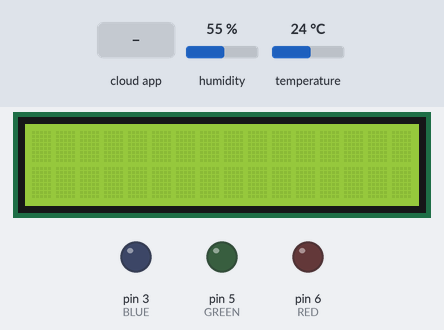
The sketch below on a simulated Arduino Uno, built with avr-gcc and run on an emulated ATmega328P. On the bench: 16×2 character LCD, output pins drawn as LEDs (lit = HIGH). Inputs (shaded band) come from the test bench; at power-on: humidity 55 %, temperature 24 °C.

Above: at 2.7 s.
2.8 s: the phone or cloud app sets 3 to 1
At 16.7 s:
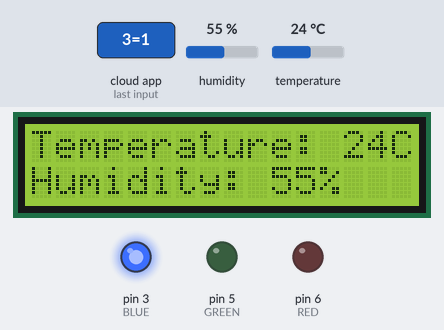
16.8 s: the phone or cloud app sets 5 to 1
At 18.2 s:
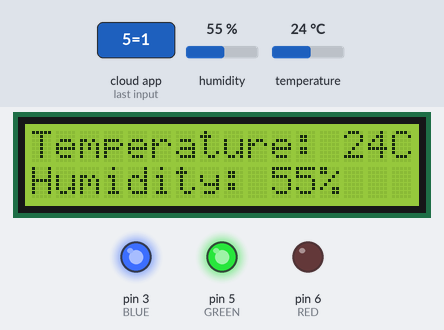
19.1 s: the phone or cloud app sets 6 to 1
At 20.8 s:
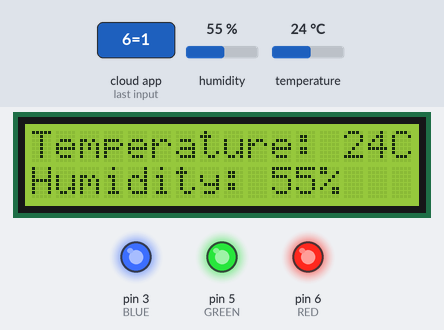
21.1 s: the phone or cloud app sets 3 to 0
At 22.5 s:
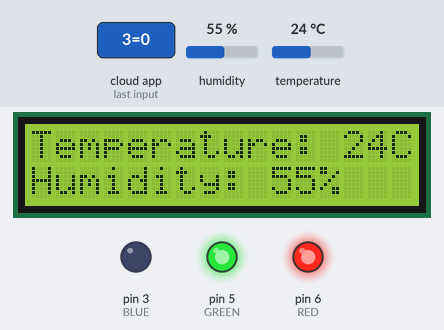
23.1 s: the phone or cloud app sets 5 to 0
At 24.1 s:
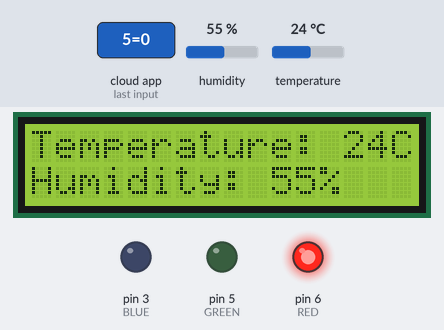
25.1 s: humidity set to 22 %
At 32.5 s:
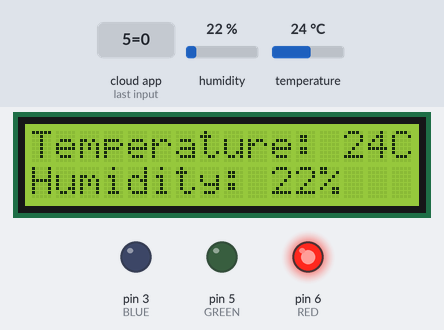
Timing chart, 0 to 34.0 s (numbered marks = the images above; inputs shaded):
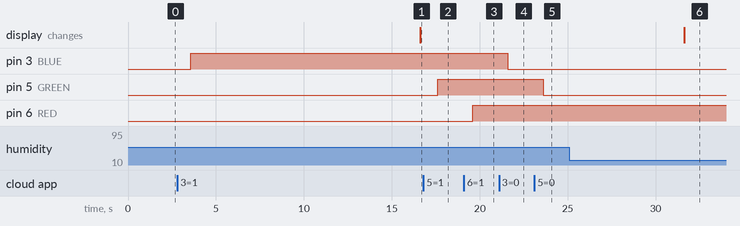

Measured:
- after the input at 2.8 s, pin 3 (BLUE): LOW → HIGH after 0.77 s
- after the input at 16.8 s, pin 5 (GREEN): LOW → HIGH after 0.80 s
- after the input at 19.1 s, pin 6 (RED): LOW → HIGH after 0.50 s
- after the input at 21.1 s, pin 3 (BLUE): HIGH → LOW after 0.51 s
- after the input at 23.1 s, pin 5 (GREEN): HIGH → LOW after 0.51 s
- after the input at 25.1 s, the display: changes after 6.5 s (image 6)

The sketch:

source.ino
```cpp
/*
  This code was written by Salvatore Licitra as part of the individual Pervasive System project concerning the monitoring and regulation of
  a virtual air conditioning.
  The project uses Cayenne, the platform offered by mydevices.com
*/

/*
 *LCD circuit:
 * LCD RS pin to digital pin 7
 * LCD Enable pin to digital pin 8
 * LCD D4 pin to digital pin 9
 * LCD D5 pin to digital pin 10
 * LCD D6 pin to digital pin 11
 * LCD D7 pin to digital pin 12
 * LCD R/W pin to ground
 * LCD VSS pin to ground
 * LCD VCC pin to 5V
 * 10K resistor:
 * ends to +5V and ground
 * wiper to LCD VO pin (pin 3)
*/

/*
 * DHT11 info:
 *  -VCC: 5V or 3V
 *  -GND: GND
 *  -DATA: 2
*/

/**************************UTILITIES*****************************/
    #include <CayenneMQTTSerial.h>  //MQTT comunication
    #include <SimpleDHT.h>          //DHT11
    #include <LiquidCrystal.h>      //LCD
/****************************************************************/
    #define CAYENNE_PRINT Serial
/***********************PIN***DECLARATION************************/
    #define VIRTUAL_PIN_OUT 2
    #define RED 6
    #define GREEN 5
    #define BLUE 3
    #define DHT_PIN 2
    #define TempVirtual 2
    #define HumidityVirtual 1
/****************VARIABLES'****INITIALIZATION********************/
    LiquidCrystal lcd(7, 8, 9, 10, 11, 12);
    SimpleDHT11 dht11;
    char username[] = ""; //insert here your username to use mqtt protocol with Cayenne
    char password[] = ""; //insert here your password to use mqtt protocol with Cayenne
    char clientID[] = ""; //insert here your clientID to use mqtt protocol with Cayenne
/****************************************************************/


CAYENNE_OUT(VIRTUAL_PIN_OUT){

  byte temperature = 0;
  byte humidity = 0;
  byte data[40] = {0};

  dht11.read(DHT_PIN, &temperature, &humidity, data); // Read from the DHT11 module

  // Writing data on the screen

  // Set the cursor to print the temperature
  lcd.setCursor(0, 0);
  lcd.print("Temperature: ");
  lcd.print((int)temperature);
  lcd.print("C");

  // Set the cursor to print the humidity
  lcd.setCursor(0, 1);
  lcd.print("Humidity: ");
  lcd.print((int)humidity);
  lcd.print("%");

  Cayenne.celsiusWrite(TempVirtual, (int)temperature);            //I write the temperature in the virtual device connected to pin 2 (for mydevices)
  Cayenne.virtualWrite(HumidityVirtual, (int)humidity);               //I write the humidity in the virtual device connected to pin 1 (for mydevices)

}

// Led of the heating system
CAYENNE_IN(RED){
  int value = getValue.asInt();
  analogWrite(RED,value*255);
  CAYENNE_LOG("Channel %d, pin %d, value %d", 6, RED, value);
}

// Led of the dehumidifir
CAYENNE_IN(GREEN){
  int value = getValue.asInt();
  analogWrite(GREEN,value*255);
  CAYENNE_LOG("Channel %d, pin %d, value %d", 5, GREEN, value);
}

// Led of the cooling system
CAYENNE_IN(BLUE){
  int value = getValue.asInt();
  analogWrite(BLUE,value*255);
  CAYENNE_LOG("Channel %d, pin %d, value %d", 3, BLUE, value);
}

CAYENNE_IN_DEFAULT(){
  //Process message here. If there is an error set an error message using getValue.setError(), e.g getValue.setError("Error message");
}

void setup(){
  lcd.begin(16, 2);
  Serial.begin(9600);
  pinMode(RED, OUTPUT);
  pinMode(GREEN, OUTPUT);
  pinMode(BLUE, OUTPUT);
  Cayenne.begin(username, password, clientID);
}

void loop() {
  Cayenne.loop();
}
```
